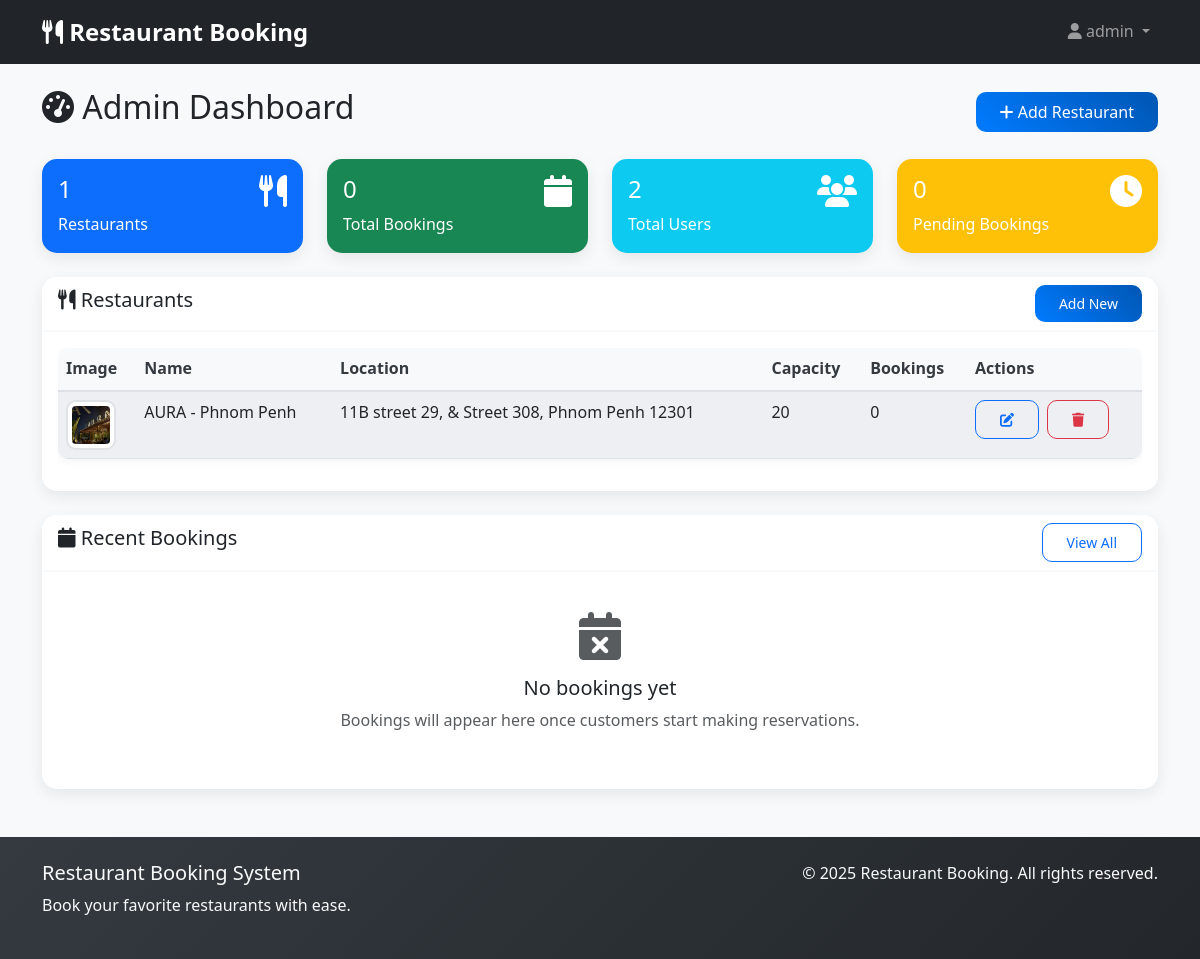
The page /admin (signed in) on the database its author committed.
### app.py (models this page shows)
class Restaurant(db.Model):
    id = db.Column(db.Integer, primary_key=True)
    name = db.Column(db.String(120), nullable=False)
    description = db.Column(db.Text)
    location = db.Column(db.String(200), nullable=False)
    phone = db.Column(db.String(20))
    email = db.Column(db.String(120))
    capacity = db.Column(db.Integer, default=50)
    image = db.Column(db.String(255))  # Store filename
    created_at = db.Column(db.DateTime, default=datetime.utcnow)
    bookings = db.relationship('Booking', backref='restaurant', lazy=True, cascade='all, delete-orphan')

### app.py (the view)
    @app.route('/admin')
    @admin_required
    def admin_dashboard():
        restaurants = Restaurant.query.all()
        bookings = Booking.query.order_by(Booking.created_at.desc()).all()
        users = User.query.all()
        return render_template('admin/dashboard.html',
                             restaurants=restaurants,
                             bookings=bookings,
                             users=users)

### templates/admin/dashboard.html (shortened to what this page needs)
{% extends "base.html" %}
{% block content %}
<div class="d-flex justify-content-between align-items-center mb-4">
    <h2><i class="fas fa-tachometer-alt"></i> Admin Dashboard</h2>
    <div>
        <a href="{{ url_for('add_restaurant') }}" class="btn btn-primary">
            <i class="fas fa-plus"></i> Add Restaurant
        </a>
    </div>
</div>
<div class="row mb-4">
    <div class="col-md-3">
        <div class="card bg-primary text-white">
            <div class="card-body">
                <div class="d-flex justify-content-between">
                    <div>
                        <h4>{{ restaurants|length }}</h4>
                        <p class="mb-0">Restaurants</p>
                    </div>
                    <div>
                        <i class="fas fa-utensils fa-2x"></i>
                    </div>
                </div>
            </div>
        </div>
    </div>
    <div class="col-md-3">
        <div class="card bg-success text-white">
            <div class="card-body">
                <div class="d-flex justify-content-between">
                    <div>
                        <h4>{{ bookings|length }}</h4>
                        <p class="mb-0">Total Bookings</p>
                    </div>
                    <div>
                        <i class="fas fa-calendar fa-2x"></i>
                    </div>
                </div>
            </div>
        </div>
    </div>
    <div class="col-md-3">
        <div class="card bg-info text-white">
            <div class="card-body">
                <div class="d-flex justify-content-between">
                    <div>
                        <h4>{{ users|length }}</h4>
                        <p class="mb-0">Total Users</p>
                    </div>
                    <div>
                        <i class="fas fa-users fa-2x"></i>
                    </div>
                </div>
            </div>
        </div>
    </div>
    <div class="col-md-3">
        <div class="card bg-warning text-white">
            <div class="card-body">
                <div class="d-flex justify-content-between">
                    <div>
                        <h4>{{ bookings|selectattr('status', 'equalto', 'pending')|list|length }}</h4>
                        <p class="mb-0">Pending Bookings</p>
                    </div>
                    <div>
                        <i class="fas fa-clock fa-2x"></i>
                    </div>
                </div>
            </div>
        </div>
    </div>
</div>
<div class="card mb-4">
    <div class="card-header d-flex justify-content-between align-items-center">
        <h5><i class="fas fa-utensils"></i> Restaurants</h5>
        <a href="{{ url_for('add_restaurant') }}" class="btn btn-sm btn-primary">Add New</a>
    </div>
    <div class="card-body">
        {% if restaurants %}
            <div class="table-responsive">
                <table class="table table-striped">
                    <thead>
                        <tr>
                            <th>Image</th>
                            <th>Name</th>
                            <th>Location</th>
                            <th>Capacity</th>
                            <th>Bookings</th>
                            <th>Actions</th>
                        </tr>
                    </thead>
                    <tbody>
                        {% for restaurant in restaurants %}
                            <tr>
                                <td>
                                    {% if restaurant.image %}
                                        <img src="{{ url_for('static', filename='uploads/' + restaurant.image) }}"
                                             class="img-thumbnail" style="width: 50px; height: 50px; object-fit: cover;">
                                    {% else %}
                                        <div class="bg-light d-flex align-items-center justify-content-center"
                                             style="width: 50px; height: 50px;">
                                            <i class="fas fa-image text-muted"></i>
                                        </div>
                                    {% endif %}
                                </td>
                                <td>{{ restaurant.name }}</td>
                                <td>{{ restaurant.location }}</td>
                                <td>{{ restaurant.capacity }}</td>
                                <td>{{ restaurant.bookings|length }}</td>
                                <td>
                                    <a href="{{ url_for('edit_restaurant', id=restaurant.id) }}"
                                       class="btn btn-sm btn-outline-primary">
                                        <i class="fas fa-edit"></i>
                                    </a>
                                    <a href="{{ url_for('delete_restaurant', id=restaurant.id) }}"
                                       class="btn btn-sm btn-outline-danger ms-1"
                                       onclick="return confirm('Are you sure you want to delete this restaurant?')">
                                        <i class="fas fa-trash"></i>
                                    </a>
                                </td>
                            </tr>
                        {% endfor %}
                    </tbody>
                </table>
            </div>
        {% endif %}
    </div>
</div>
<div class="card">
    <div class="card-header d-flex justify-content-between align-items-center">
        <h5><i class="fas fa-calendar"></i> Recent Bookings</h5>
        <a href="{{ url_for('manage_bookings') }}" class="btn btn-sm btn-outline-primary">View All</a>
    </div>
    <div class="card-body">
        {% if bookings %}
            <div class="table-responsive">
                <table class="table table-sm">
                    <thead>
                        <tr>
                            <th>Customer</th>
                            <th>Restaurant</th>
                            <th>Date & Time</th>
                            <th>Guests</th>
                            <th>Status</th>
                            <th>Actions</th>
                        </tr>
                    </thead>
                    <tbody>
                        {% for booking in bookings[:5] %}
                            <tr>
                                <td>{{ booking.user.username }}</td>
                                <td>{{ booking.restaurant.name }}</td>
                                <td>{{ booking.booking_date }} {{ booking.booking_time.strftime('%H:%M') }}</td>
                                <td>{{ booking.guests }}</td>
                                <td>
                                    <span class="badge bg-{% if booking.status == 'confirmed' %}success{% elif booking.status == 'cancelled' %}danger{% else %}warning{% endif %}">
                                        {{ booking.status.title() }}
                                    </span>
                                </td>
                                <td>
                                    {% if booking.status == 'pending' %}
                                        <a href="{{ url_for('update_booking_status', id=booking.id, status='confirmed') }}"
                                           class="btn btn-xs btn-success me-1">Confirm</a>
                                        <a href="{{ url_for('update_booking_status', id=booking.id, status='cancelled') }}"
                                           class="btn btn-xs btn-danger">Cancel</a>
                                    {% endif %}
                                </td>
                            </tr>
                        {% endfor %}
                    </tbody>
                </table>
            </div>
        {% else %}
            <div class="text-center py-4">
                <i class="fas fa-calendar-times fa-3x text-muted mb-3"></i>
                <h5>No bookings yet</h5>
                <p class="text-muted">Bookings will appear here once customers start making reservations.</p>
            </div>
        {% endif %}
    </div>
</div>
{% endblock %}

### static/styles.css (style rules this page uses)
:root { --primary-color: #007bff; --secondary-color: #6c757d; --success-color: #28a745; --danger-color: #dc3545; --warning-color: #ffc107; --info-color: #17a2b8; --light-color: #f8f9fa; --dark-color: #343a40; }
body { font-family: 'Segoe UI', Tahoma, Geneva, Verdana, sans-serif; background-color: #f8f9fa; line-height: 1.6; }
.card { border: none; border-radius: 15px; box-shadow: 0 5px 15px rgba(0, 0, 0, 0.08); transition: transform 0.3s ease, box-shadow 0.3s ease; }
.card-header { background-color: #fff; border-bottom: 2px solid #f8f9fa; border-radius: 15px 15px 0 0 !important; font-weight: 600; }
.btn { border-radius: 10px; font-weight: 500; padding: 0.5rem 1.5rem; transition: all 0.3s ease; }
.btn-primary { background: linear-gradient(45deg, var(--primary-color), #0056b3); border: none; }
.table { background-color: #fff; border-radius: 10px; overflow: hidden; box-shadow: 0 2px 10px rgba(0, 0, 0, 0.05); }
.table thead th { background-color: #f8f9fa; border-bottom: 2px solid #dee2e6; font-weight: 600; color: var(--dark-color); }
.table-striped > tbody > tr:nth-of-type(odd) > td { background-color: rgba(0, 123, 255, 0.02); }
.img-thumbnail { border-radius: 10px; padding: 0.25rem; border: 2px solid #dee2e6; }

### rows shown on the page
Restaurant: image (picture), name "AURA - Phnom Penh", location "11B street 29, & Street 308, Phnom Penh 12301", capacity "20", bookings|length "0"

### other values the page prints
{{ session.username }} "admin"
{{ restaurants|length }} "1"
{{ bookings|length }} "0"
{{ users|length }} "2"
{{ bookings|selectattr('status', 'equalto', 'pending')|list|length }} "0"
